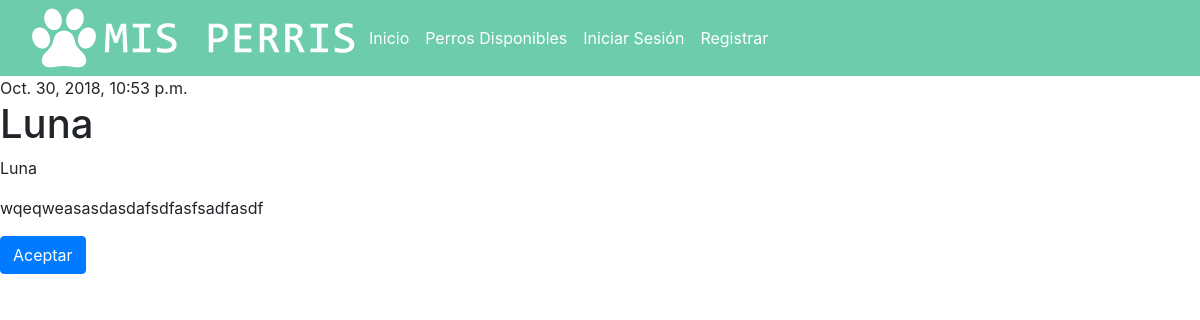
Screenshot of /post/7/ with the database file from the repository.
### blog/models.py (models this page shows, shortened)
class Perros_Rescatados(models.Model):
    author = models.ForeignKey('auth.User', on_delete=models.CASCADE)
    estado= models.CharField(max_length=30, choices=ESTADOS, default='')
    foto_perro=models.FileField(blank=True, null=True)
    nombre_perro = models.CharField(max_length=200)
    raza_predominante = models.CharField(max_length=200)
    descripcion=models.TextField()
    published_date = models.DateTimeField(blank=True, null=True)
    class Meta:
        permissions = (
            ('usuarios', _('Usuarios')),
        )

### blog/views.py (the view)
# urls.py: url(r'^post/(?P<pk>[0-9]+)/$', views.post_detail, name='post_detail'),
def post_detail(request, pk):
    post = get_object_or_404(Perros_Rescatados, pk=pk)
    return render(request, 'blog/post_detail.html', {'post': post})

### blog/templates/blog/post_detail.html (shortened to what this page needs)
<!DOCTYPE html>
<html>
<head>
</head>
<body>
{% extends 'blog/base.html' %}
  {% block content %}
   <div class="date">
        {% if post.published_date %}
            {{ post.published_date }}
        {% endif %}
        <a class="btn btn-default" href="{% url 'post_edit' pk=post.pk %}"></a>
    </div>
    <h1>{{ post.nombre_perro }}</h1>
    <p>{{post.raza_predominante}}</p>
    <p>{{ post.descripcion|linebreaksbr }}</p>
    <a href="{%url 'post_list'%}" class="btn btn-primary">Aceptar</a>
 {% endblock %}

### rows the page displays
Perros_Rescatados: published_date "Oct. 30, 2018, 10:53 p.m.", nombre_perro "Luna", raza_predominante "Luna", descripcion "wqeqweasasdasdafsdfasfsadfasdf"
